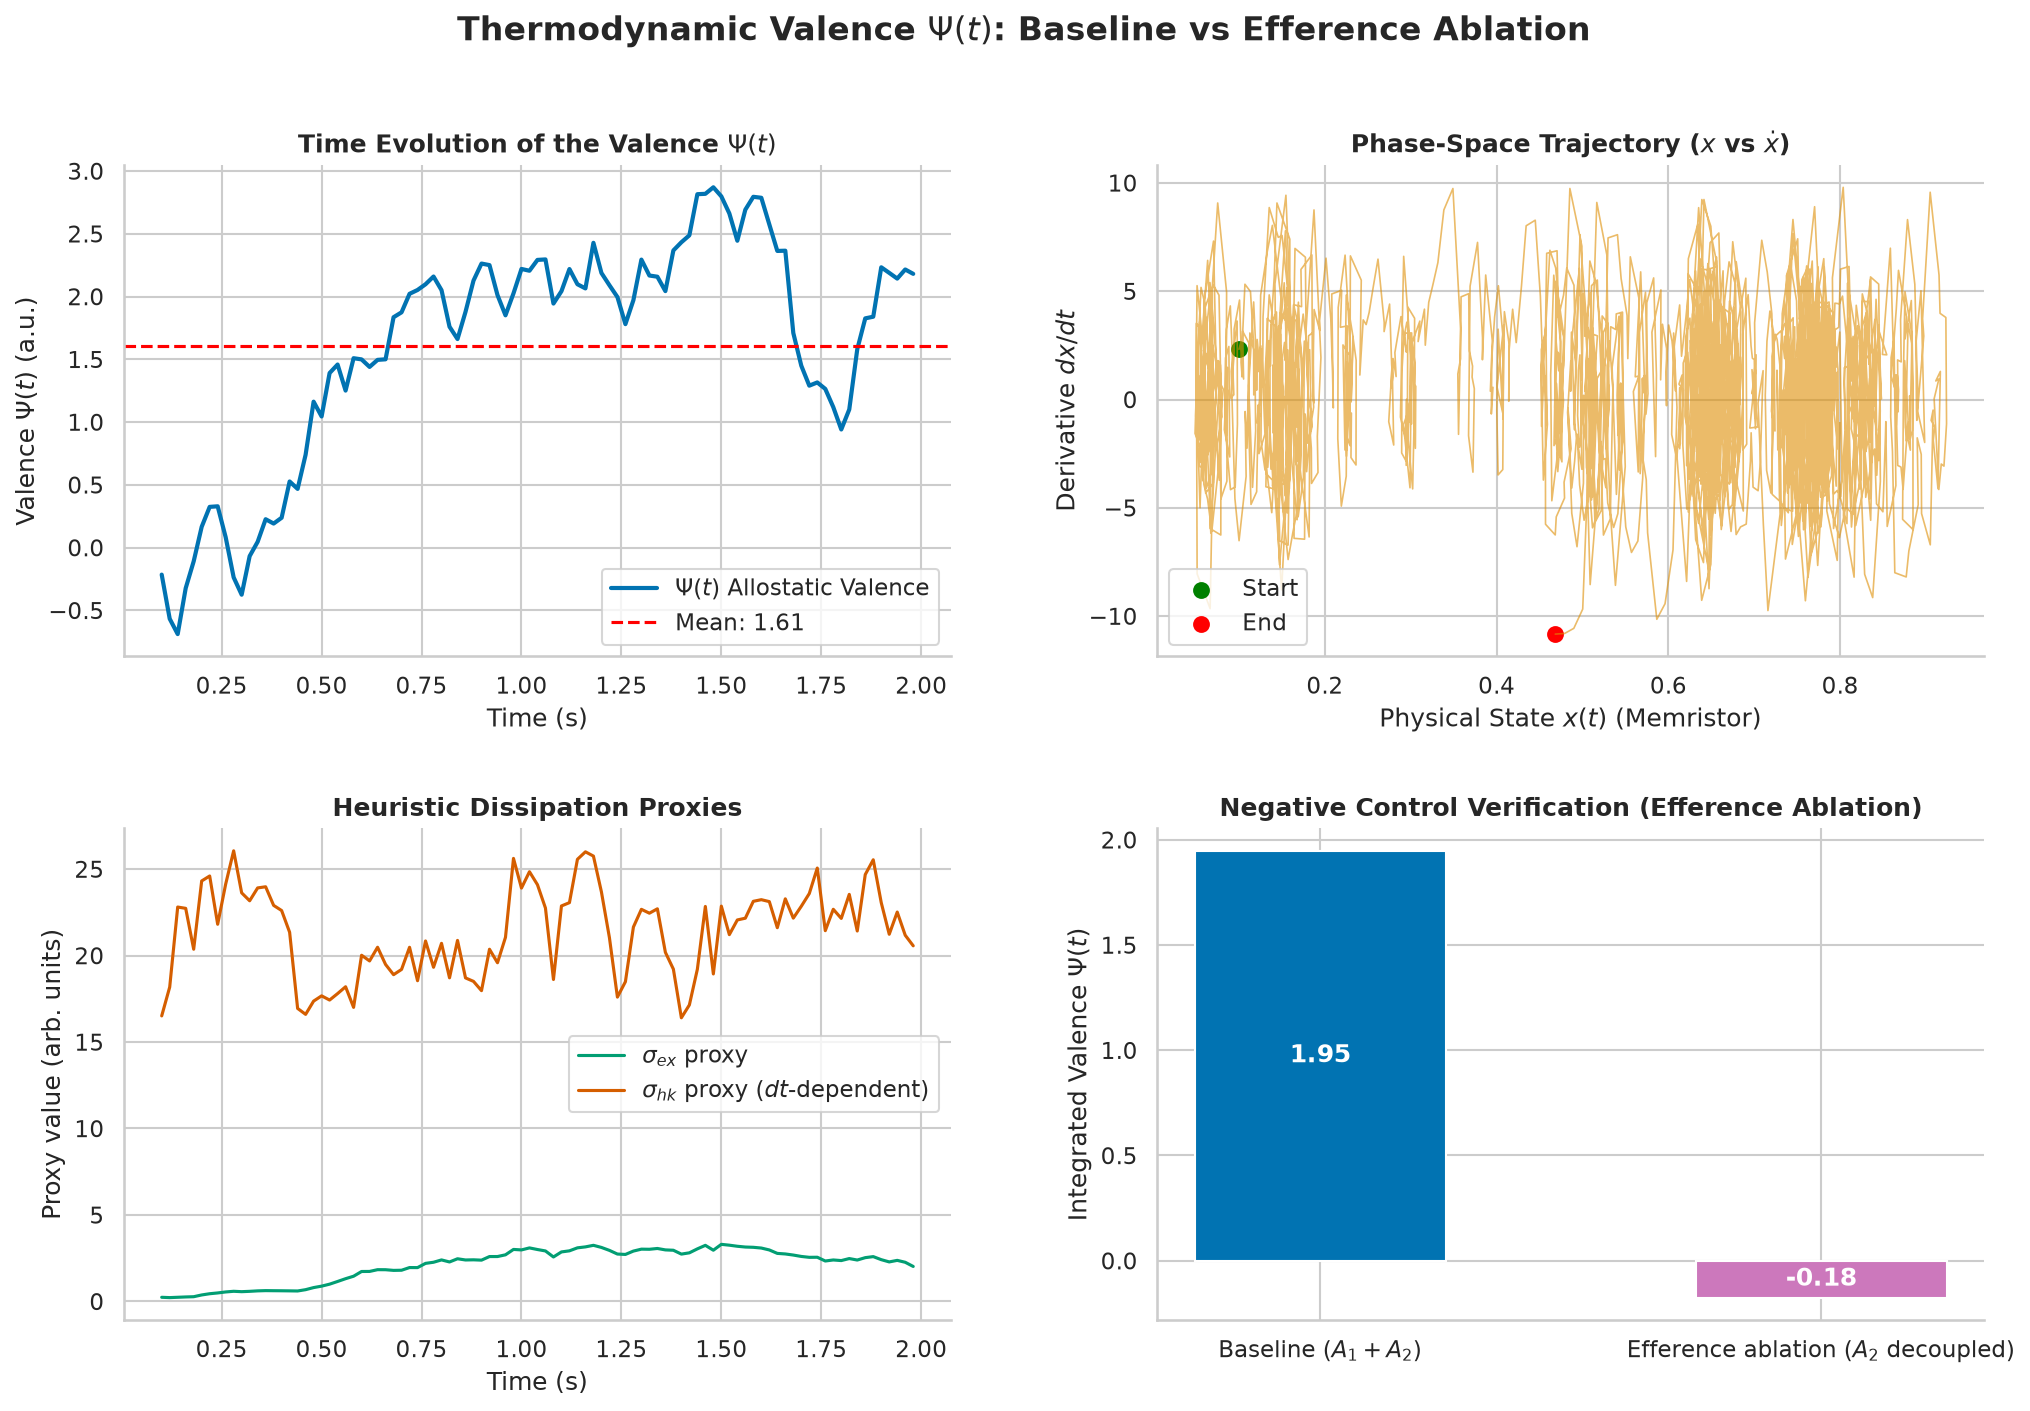

Python code for this plot:
"""
valence_dashboard.py
=====================
Metrology visualization dashboard generator (Digital Twin P0_Distilled v0.1)

Generates:
1. Time series of the valence functional Psi(t) and of the Ex/Hk dissipation proxies.
2. Phase-space trajectory (x(t) vs dx/dt) with the edge-of-chaos region.
3. Comparison diagram between the baseline condition and an efference-copy ablation
   (A2 decoupled). This is not Ablation/Control 4 of the papers, which is the
   hard-wired Braitenberg vehicle.
"""

import os
import sys
import numpy as np
import matplotlib
matplotlib.use('Agg')
import matplotlib.pyplot as plt
import seaborn as sns

# BASE_DIR is only used for sys.path (importing thermodynamic_valence when the
# script runs standalone). If packaged with PyInstaller, __file__ points inside
# the app's internal folder (_internal): the output must NOT end up there, but
# in the user's current working directory, like for any other command-line
# executable.
BASE_DIR = os.path.dirname(os.path.abspath(__file__))
OUTPUT_DIR = os.environ.get('OUTPUT_DIR', os.path.join(os.getcwd(), 'output'))
sys.path.append(BASE_DIR)
from thermodynamic_valence import simulate_neuromorphic_substrate_sde, calculate_thermodynamic_valence

def generate_metrology_dashboard():
    os.makedirs(OUTPUT_DIR, exist_ok=True)
    sns.set_theme(style='whitegrid', palette='colorblind', font='DejaVu Sans')

    # 1. Baseline simulation
    n_steps = 2000
    x_A1, s_obs, s_pred, dt = simulate_neuromorphic_substrate_sde(n_steps=n_steps, seed=42)
    time_vec = np.arange(n_steps) * dt

    # Valence computed on a moving window
    window = 100
    psi_series = []
    ex_series = []
    hk_series = []

    for i in range(window, n_steps, 20):
        sub_x = x_A1[i-window:i]
        sub_obs = s_obs[i-window:i]
        sub_pred = s_pred[i-window:i]
        res = calculate_thermodynamic_valence(sub_x, sub_obs, sub_pred, dt)
        psi_series.append(res['psi_valence'])
        ex_series.append(res['sigma_ex'])
        hk_series.append(res['sigma_hk'])

    t_sub = time_vec[window::20]

    # 2. Efference-copy ablation (A2 decoupled): the prediction is replaced by noise
    # Seeded, so that the comparison is reproducible between runs.
    s_pred_ablation = np.random.default_rng(2026).normal(0, 1.0, size=n_steps)
    res_base = calculate_thermodynamic_valence(x_A1, s_obs, s_pred, dt)
    res_abl = calculate_thermodynamic_valence(x_A1, s_obs, s_pred_ablation, dt)

    # --- BUILD THE GRAPHICAL DASHBOARD ---
    fig = plt.figure(figsize=(16, 10))
    gs = fig.add_gridspec(2, 2, hspace=0.35, wspace=0.25)

    fig.suptitle(r"Thermodynamic Valence $\Psi(t)$: Baseline vs Efference Ablation",
                 fontsize=16, fontweight='bold', y=0.98)

    # Plot 1: Time series of the valence Psi(t)
    ax1 = fig.add_subplot(gs[0, 0])
    sns.lineplot(x=t_sub, y=psi_series, ax=ax1, color='#0173B2', linewidth=2, label=r'$\Psi(t)$ Allostatic Valence')
    ax1.axhline(np.mean(psi_series), color='red', linestyle='--', label=f'Mean: {np.mean(psi_series):.2f}')
    ax1.set_title(r'Time Evolution of the Valence $\Psi(t)$', fontsize=12, fontweight='bold')
    ax1.set_xlabel('Time (s)')
    ax1.set_ylabel(r'Valence $\Psi(t)$ (a.u.)')
    ax1.legend(loc='lower right')

    # Plot 2: Phase space (edge of chaos)
    ax2 = fig.add_subplot(gs[0, 1])
    dx = np.gradient(x_A1, dt)
    ax2.plot(x_A1, dx, color='#DE8F05', alpha=0.6, linewidth=0.8)
    ax2.scatter([x_A1[0]], [dx[0]], color='green', s=50, label='Start')
    ax2.scatter([x_A1[-1]], [dx[-1]], color='red', s=50, label='End')
    ax2.set_title(r'Phase-Space Trajectory ($x$ vs $\dot{x}$)', fontsize=12, fontweight='bold')
    ax2.set_xlabel('Physical State $x(t)$ (Memristor)')
    ax2.set_ylabel('Derivative $dx/dt$')
    ax2.legend()

    # Plot 3: heuristic dissipation proxies (NOT Hatano-Sasa quantities; see thermodynamic_valence.py)
    ax3 = fig.add_subplot(gs[1, 0])
    sns.lineplot(x=t_sub, y=ex_series, ax=ax3, color='#029E73', label=r'$\sigma_{ex}$ proxy')
    sns.lineplot(x=t_sub, y=hk_series, ax=ax3, color='#D55E00', label=r'$\sigma_{hk}$ proxy ($dt$-dependent)')
    ax3.set_title('Heuristic Dissipation Proxies', fontsize=12, fontweight='bold')
    ax3.set_xlabel('Time (s)')
    ax3.set_ylabel('Proxy value (arb. units)')
    ax3.legend()

    # Plot 4: Negative control comparison (efference-copy ablation)
    ax4 = fig.add_subplot(gs[1, 1])
    categories = ['Baseline ($A_1+A_2$)', 'Efference ablation ($A_2$ decoupled)']
    values = [res_base['psi_valence'], res_abl['psi_valence']]
    colors = ['#0173B2', '#CC78BC']
    bars = ax4.bar(categories, values, color=colors, width=0.5)
    for bar in bars:
        yval = bar.get_height()
        ax4.text(bar.get_x() + bar.get_width()/2.0, yval / 2.0, f'{yval:.2f}',
                 ha='center', va='center', color='white', fontweight='bold', fontsize=12)
    ax4.set_title('Negative Control Verification (Efference Ablation)', fontsize=12, fontweight='bold')
    ax4.set_ylabel(r'Integrated Valence $\Psi(t)$')

    sns.despine(fig=fig)
    output_path = os.path.join(OUTPUT_DIR, 'valence_dashboard.png')
    fig.savefig(output_path, dpi=150, bbox_inches='tight')
    plt.close()
    print(f"Dashboard successfully generated at: {output_path}")

if __name__ == "__main__":
    generate_metrology_dashboard()
